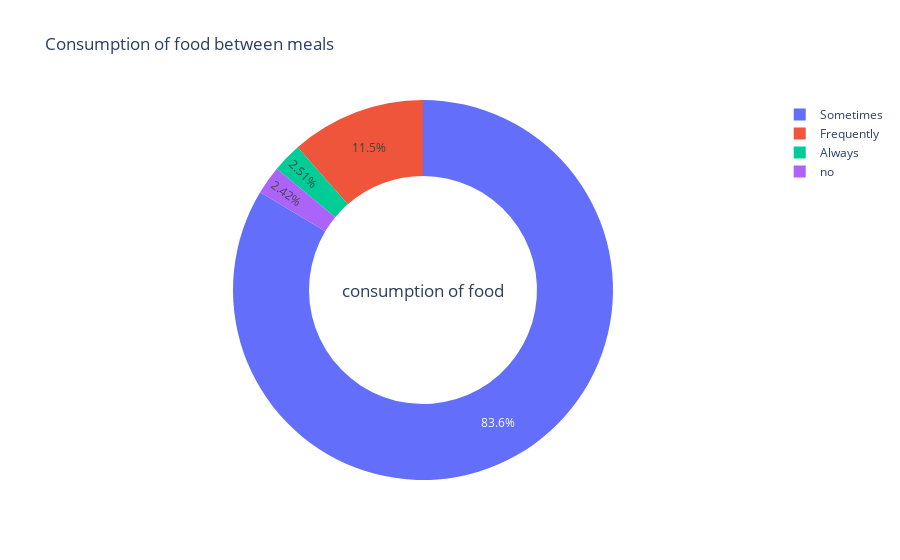

The notebook cell this image was saved under:
### Code cell
#Consumption of food between meals
temp = obesity_df.consumption_of_food_between_meals.value_counts()
fig = {
  "data": [
    {
      "values": temp.values,
      "labels": temp.index,
      "domain": {"x": [0, 1]},
      "hole": .6,
      "type": "pie"
    },
    
    ],
  "layout": {
        "title":"Consumption of food between meals",
        "annotations": [
            {
                "font": {
                    "size": 17
                },
                "showarrow": False,
                "text": "consumption of food",
                "x": 0.5,
                "y": 0.5
            }
            
        ]
    }
}
iplot(fig, filename='donut')

### Figure 1 — Plotly figure (JSON) as saved in the notebook; plotly's stock layout.template omitted (floating-point values rounded to 4 significant figures)
{"data": [{"domain": {"x": [0, 1]}, "hole": 0.6, "labels": ["Sometimes", "Frequently", "Always", "no"], "type": "pie", "values": [1765, 242, 53, 51]}], "layout": {"annotations": [{"font": {"size": 17}, "showarrow": false, "text": "consumption of food", "x": 0.5, "y": 0.5}], "title": {"text": "Consumption of food between meals"}}}
